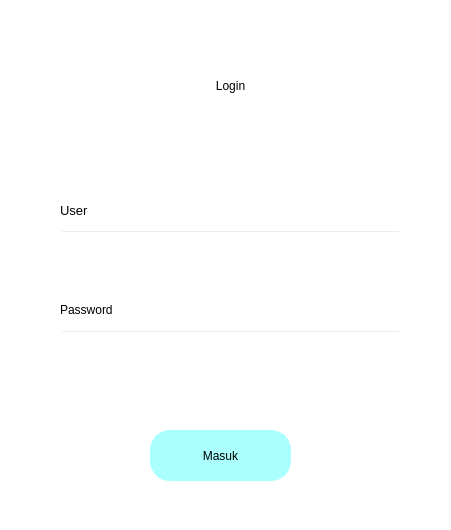
<?xml version="1.0" encoding="UTF-8"?>
<ui version="4.0">
 <class>Dialog</class>
 <widget class="QDialog" name="Dialog">
  <property name="geometry">
   <rect>
    <x>0</x>
    <y>0</y>
    <width>451</width>
    <height>530</height>
   </rect>
  </property>
  <property name="windowTitle">
   <string>Dialog</string>
  </property>
  <widget class="QWidget" name="bgwidget" native="true">
   <property name="geometry">
    <rect>
     <x>-380</x>
     <y>-60</y>
     <width>1201</width>
     <height>801</height>
    </rect>
   </property>
   <property name="styleSheet">
    <string notr="true">QWidget#bgwidget{
background-color:#FFFFFF;}</string>
   </property>
   <widget class="QLabel" name="label">
    <property name="geometry">
     <rect>
      <x>440</x>
      <y>110</y>
      <width>341</width>
      <height>71</height>
     </rect>
    </property>
    <property name="styleSheet">
     <string notr="true">font: 36pt &quot;MS Shell Dlg 2&quot;; color:rgb(0, 0, 0)</string>
    </property>
    <property name="text">
     <string>Login</string>
    </property>
    <property name="alignment">
     <set>Qt::AlignCenter</set>
    </property>
   </widget>
   <widget class="QLabel" name="label_2">
    <property name="geometry">
     <rect>
      <x>420</x>
      <y>200</y>
      <width>391</width>
      <height>41</height>
     </rect>
    </property>
    <property name="styleSheet">
     <string notr="true">font: 16pt &quot;MS Shell Dlg 2&quot;;color:rgb(0, 0, 0)</string>
    </property>
   </widget>
   <widget class="QPushButton" name="masuk">
    <property name="geometry">
     <rect>
      <x>530</x>
      <y>490</y>
      <width>141</width>
      <height>51</height>
     </rect>
    </property>
    <property name="styleSheet">
     <string notr="true">border-radius:20px;
background-color: rgb(170, 255, 255);
font: 14pt &quot;MS Shell Dlg 2&quot;;</string>
    </property>
    <property name="text">
     <string>Masuk</string>
    </property>
   </widget>
   <widget class="QLineEdit" name="emailfield">
    <property name="geometry">
     <rect>
      <x>440</x>
      <y>290</y>
      <width>341</width>
      <height>51</height>
     </rect>
    </property>
    <property name="styleSheet">
     <string notr="true">background-color:rgba(0,0,0,0);
font: 12pt &quot;MS Shell Dlg 2&quot;;</string>
    </property>
   </widget>
   <widget class="QLineEdit" name="passwordfield">
    <property name="geometry">
     <rect>
      <x>440</x>
      <y>390</y>
      <width>341</width>
      <height>51</height>
     </rect>
    </property>
    <property name="styleSheet">
     <string notr="true">background-color:rgba(0,0,0,0);
font: 12pt &quot;MS Shell Dlg 2&quot;;</string>
    </property>
    <property name="text">
     <string/>
    </property>
    <property name="echoMode">
     <enum>QLineEdit::Password</enum>
    </property>
   </widget>
   <widget class="QLabel" name="label_3">
    <property name="geometry">
     <rect>
      <x>440</x>
      <y>260</y>
      <width>81</width>
      <height>20</height>
     </rect>
    </property>
    <property name="font">
     <font>
      <family>MS Shell Dlg 2</family>
      <pointsize>10</pointsize>
      <weight>50</weight>
      <italic>false</italic>
      <bold>false</bold>
     </font>
    </property>
    <property name="styleSheet">
     <string notr="true">font: 10pt &quot;MS Shell Dlg 2&quot;;</string>
    </property>
    <property name="text">
     <string>User</string>
    </property>
   </widget>
   <widget class="QLabel" name="label_4">
    <property name="geometry">
     <rect>
      <x>440</x>
      <y>360</y>
      <width>81</width>
      <height>20</height>
     </rect>
    </property>
    <property name="styleSheet">
     <string notr="true">font: 10pt &quot;MS Shell Dlg 2&quot;;</string>
    </property>
    <property name="text">
     <string>Password</string>
    </property>
   </widget>
   <widget class="QLabel" name="error">
    <property name="geometry">
     <rect>
      <x>440</x>
      <y>456</y>
      <width>341</width>
      <height>20</height>
     </rect>
    </property>
    <property name="styleSheet">
     <string notr="true">font: 12pt &quot;MS Shell Dlg 2&quot;; color:red;</string>
    </property>
    <property name="text">
     <string/>
    </property>
   </widget>
  </widget>
 </widget>
 <resources/>
 <connections/>
</ui>
